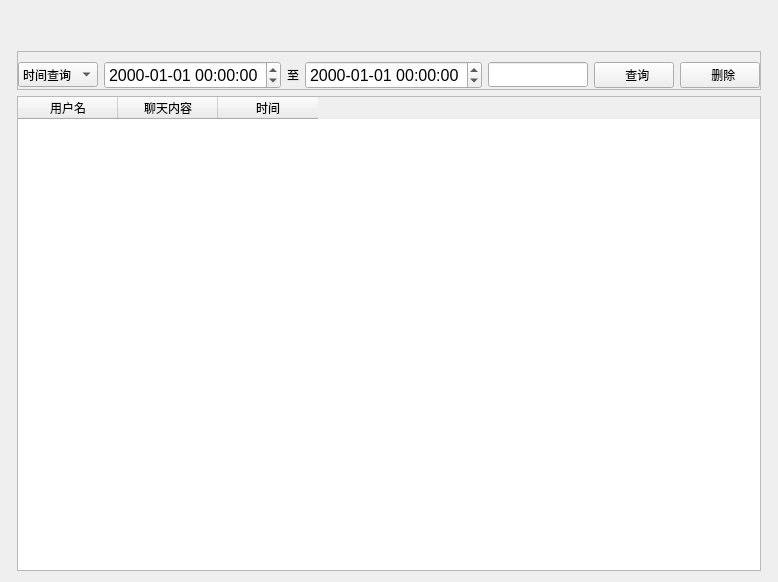
<?xml version="1.0" encoding="UTF-8"?>
<ui version="4.0">
 <class>logmanage</class>
 <widget class="QWidget" name="logmanage">
  <property name="geometry">
   <rect>
    <x>0</x>
    <y>0</y>
    <width>770</width>
    <height>582</height>
   </rect>
  </property>
  <property name="windowTitle">
   <string>Form</string>
  </property>
  <layout class="QVBoxLayout" name="verticalLayout_4">
   <item>
    <layout class="QVBoxLayout" name="verticalLayout_3">
     <item>
      <spacer name="horizontalSpacer_2">
       <property name="orientation">
        <enum>Qt::Horizontal</enum>
       </property>
       <property name="sizeHint" stdset="0">
        <size>
         <width>40</width>
         <height>20</height>
        </size>
       </property>
      </spacer>
     </item>
     <item>
      <spacer name="horizontalSpacer">
       <property name="orientation">
        <enum>Qt::Horizontal</enum>
       </property>
       <property name="sizeHint" stdset="0">
        <size>
         <width>40</width>
         <height>20</height>
        </size>
       </property>
      </spacer>
     </item>
     <item>
      <layout class="QVBoxLayout" name="verticalLayout_2">
       <property name="leftMargin">
        <number>6</number>
       </property>
       <property name="rightMargin">
        <number>6</number>
       </property>
       <item>
        <widget class="QFrame" name="frame">
         <property name="frameShape">
          <enum>QFrame::StyledPanel</enum>
         </property>
         <property name="frameShadow">
          <enum>QFrame::Raised</enum>
         </property>
         <layout class="QVBoxLayout" name="verticalLayout">
          <property name="leftMargin">
           <number>0</number>
          </property>
          <property name="topMargin">
           <number>9</number>
          </property>
          <property name="rightMargin">
           <number>0</number>
          </property>
          <property name="bottomMargin">
           <number>0</number>
          </property>
          <item>
           <layout class="QHBoxLayout" name="horizontalLayout">
            <property name="spacing">
             <number>6</number>
            </property>
            <item>
             <widget class="QComboBox" name="comboBox">
              <property name="minimumSize">
               <size>
                <width>80</width>
                <height>25</height>
               </size>
              </property>
              <item>
               <property name="text">
                <string>时间查询</string>
               </property>
              </item>
              <item>
               <property name="text">
                <string>内容查询</string>
               </property>
              </item>
             </widget>
            </item>
            <item>
             <widget class="QDateTimeEdit" name="dateTimeEditBeginTime">
              <property name="font">
               <font>
                <pointsize>12</pointsize>
               </font>
              </property>
              <property name="displayFormat">
               <string>yyyy-MM-dd hh:mm:ss</string>
              </property>
             </widget>
            </item>
            <item>
             <widget class="QLabel" name="label">
              <property name="maximumSize">
               <size>
                <width>30</width>
                <height>16777215</height>
               </size>
              </property>
              <property name="text">
               <string>至</string>
              </property>
              <property name="alignment">
               <set>Qt::AlignCenter</set>
              </property>
             </widget>
            </item>
            <item>
             <widget class="QDateTimeEdit" name="dateTimeEditEndTime">
              <property name="font">
               <font>
                <pointsize>12</pointsize>
               </font>
              </property>
              <property name="displayFormat">
               <string>yyyy-MM-dd hh:mm:ss</string>
              </property>
             </widget>
            </item>
            <item>
             <widget class="QLineEdit" name="lineEditText">
              <property name="minimumSize">
               <size>
                <width>100</width>
                <height>25</height>
               </size>
              </property>
             </widget>
            </item>
            <item>
             <widget class="QPushButton" name="pushButtonSelect">
              <property name="minimumSize">
               <size>
                <width>0</width>
                <height>25</height>
               </size>
              </property>
              <property name="maximumSize">
               <size>
                <width>100</width>
                <height>16777215</height>
               </size>
              </property>
              <property name="text">
               <string>  查询</string>
              </property>
              <property name="icon">
               <iconset resource="../../res.qrc">
                <normaloff>:/image/image/search.png</normaloff>:/image/image/search.png</iconset>
              </property>
              <property name="iconSize">
               <size>
                <width>32</width>
                <height>32</height>
               </size>
              </property>
             </widget>
            </item>
            <item>
             <widget class="QPushButton" name="pushButtonDelete">
              <property name="text">
               <string>  删除</string>
              </property>
              <property name="icon">
               <iconset resource="../../res.qrc">
                <normaloff>:/image/image/delete.png</normaloff>:/image/image/delete.png</iconset>
              </property>
              <property name="iconSize">
               <size>
                <width>20</width>
                <height>20</height>
               </size>
              </property>
             </widget>
            </item>
           </layout>
          </item>
         </layout>
        </widget>
       </item>
       <item>
        <widget class="QTableWidget" name="tableWidget">
         <column>
          <property name="text">
           <string>用户名</string>
          </property>
         </column>
         <column>
          <property name="text">
           <string>聊天内容</string>
          </property>
         </column>
         <column>
          <property name="text">
           <string>时间</string>
          </property>
         </column>
        </widget>
       </item>
      </layout>
     </item>
    </layout>
   </item>
  </layout>
 </widget>
 <resources>
  <include location="../../res.qrc"/>
 </resources>
 <connections/>
</ui>
